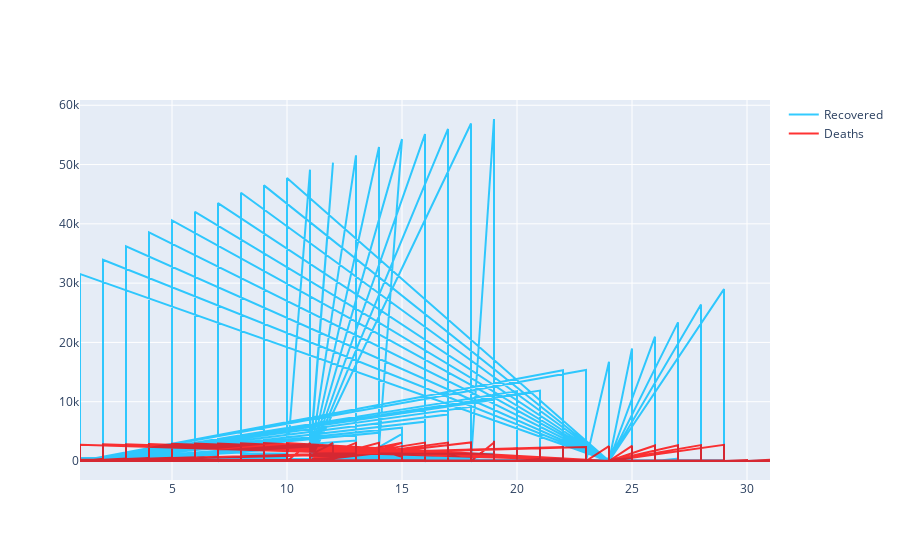

The cell this chart's notebook holds for it:
### Code cell
import pandas as pd
import plotly.graph_objects as go

fig = go.Figure()
fig.add_trace(go.Scatter(
                x=coronaVirus_df['day'],
                y=coronaVirus_df['Recovered'],
                name="Recovered",
                line_color='deepskyblue',
                opacity=0.8))

fig.add_trace(go.Scatter(
                x=coronaVirus_df['day'],
                y=coronaVirus_df['Deaths'],
                name="Deaths",
                line_color='red',
                opacity=0.8))

# Use date string to set xaxis range
#fig.update_layout(xaxis_range=['2020-01-22 00:00:00','2020-02-04 23:59:59'],
                  #title_text="Recovered vs Deaths over time in China")
fig.show()

### Figure 1 — Plotly figure (JSON) as saved in the notebook; plotly's stock layout.template omitted (floating-point values rounded to 4 significant figures; data arrays with more than 128 entries replaced by an {"elided": "..."} marker saying what was removed)
{"data": [{"line": {"color": "deepskyblue"}, "name": "Recovered", "opacity": 0.8, "type": "scatter", "x": {"elided": "7014 int values"}, "y": {"elided": "7014 int values"}}, {"line": {"color": "red"}, "name": "Deaths", "opacity": 0.8, "type": "scatter", "x": {"elided": "7014 int values"}, "y": {"elided": "7014 int values"}}], "layout": {}}
